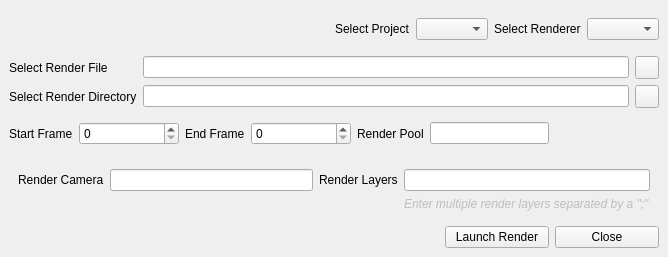
<?xml version="1.0" encoding="UTF-8"?>
<ui version="4.0">
 <class>deadline_launch_win</class>
 <widget class="QMainWindow" name="deadline_launch_win">
  <property name="geometry">
   <rect>
    <x>0</x>
    <y>0</y>
    <width>668</width>
    <height>257</height>
   </rect>
  </property>
  <property name="windowTitle">
   <string>Deadline Launcher</string>
  </property>
  <widget class="QWidget" name="centralwidget">
   <layout class="QGridLayout" name="gridLayout_5">
    <item row="0" column="0">
     <spacer name="horizontalSpacer">
      <property name="orientation">
       <enum>Qt::Horizontal</enum>
      </property>
      <property name="sizeHint" stdset="0">
       <size>
        <width>317</width>
        <height>20</height>
       </size>
      </property>
     </spacer>
    </item>
    <item row="0" column="2" colspan="3">
     <widget class="QWidget" name="widget" native="true">
      <layout class="QGridLayout" name="gridLayout">
       <property name="margin">
        <number>0</number>
       </property>
       <item row="0" column="0">
        <widget class="QLabel" name="label">
         <property name="text">
          <string>Select Project</string>
         </property>
        </widget>
       </item>
       <item row="0" column="1">
        <widget class="QComboBox" name="project_selector_combo">
         <property name="editable">
          <bool>false</bool>
         </property>
        </widget>
       </item>
       <item row="0" column="2">
        <widget class="QLabel" name="label_2">
         <property name="text">
          <string>Select Renderer</string>
         </property>
        </widget>
       </item>
       <item row="0" column="3">
        <widget class="QComboBox" name="renderer_selector_combo">
         <property name="editable">
          <bool>false</bool>
         </property>
        </widget>
       </item>
      </layout>
     </widget>
    </item>
    <item row="1" column="0" colspan="5">
     <widget class="QWidget" name="widget_2" native="true">
      <layout class="QGridLayout" name="gridLayout_2">
       <property name="margin">
        <number>0</number>
       </property>
       <item row="0" column="0">
        <widget class="QLabel" name="label_3">
         <property name="sizePolicy">
          <sizepolicy hsizetype="Fixed" vsizetype="Preferred">
           <horstretch>0</horstretch>
           <verstretch>0</verstretch>
          </sizepolicy>
         </property>
         <property name="minimumSize">
          <size>
           <width>114</width>
           <height>0</height>
          </size>
         </property>
         <property name="text">
          <string>Select Render File</string>
         </property>
        </widget>
       </item>
       <item row="0" column="1">
        <widget class="QLineEdit" name="file_path_box"/>
       </item>
       <item row="0" column="2">
        <widget class="QToolButton" name="file_selector_btn">
         <property name="text">
          <string/>
         </property>
        </widget>
       </item>
       <item row="1" column="0">
        <widget class="QLabel" name="label_4">
         <property name="sizePolicy">
          <sizepolicy hsizetype="Fixed" vsizetype="Preferred">
           <horstretch>0</horstretch>
           <verstretch>0</verstretch>
          </sizepolicy>
         </property>
         <property name="minimumSize">
          <size>
           <width>114</width>
           <height>0</height>
          </size>
         </property>
         <property name="text">
          <string>Select Render Directory</string>
         </property>
        </widget>
       </item>
       <item row="1" column="1">
        <widget class="QLineEdit" name="output_path_box"/>
       </item>
       <item row="1" column="2">
        <widget class="QToolButton" name="dir_selector_btn">
         <property name="text">
          <string/>
         </property>
        </widget>
       </item>
      </layout>
     </widget>
    </item>
    <item row="3" column="0" colspan="5">
     <widget class="QWidget" name="widget_4" native="true">
      <layout class="QGridLayout" name="gridLayout_4">
       <item row="0" column="0">
        <widget class="QLabel" name="label_7">
         <property name="text">
          <string>Render Camera</string>
         </property>
        </widget>
       </item>
       <item row="0" column="1">
        <widget class="QLineEdit" name="render_cam_box"/>
       </item>
       <item row="0" column="2">
        <widget class="QLabel" name="label_8">
         <property name="text">
          <string>Render Layers</string>
         </property>
        </widget>
       </item>
       <item row="0" column="3">
        <widget class="QLineEdit" name="render_layer_box">
         <property name="text">
          <string/>
         </property>
        </widget>
       </item>
       <item row="1" column="3">
        <widget class="QLabel" name="label_9">
         <property name="enabled">
          <bool>false</bool>
         </property>
         <property name="font">
          <font>
           <weight>50</weight>
           <italic>true</italic>
           <bold>false</bold>
           <underline>false</underline>
           <strikeout>false</strikeout>
          </font>
         </property>
         <property name="text">
          <string>Enter multiple render layers separated by a &quot;;&quot;</string>
         </property>
         <property name="textInteractionFlags">
          <set>Qt::NoTextInteraction</set>
         </property>
        </widget>
       </item>
      </layout>
     </widget>
    </item>
    <item row="4" column="3">
     <widget class="QPushButton" name="launch_btn">
      <property name="text">
       <string>Launch Render</string>
      </property>
     </widget>
    </item>
    <item row="4" column="4">
     <widget class="QPushButton" name="close_btn">
      <property name="text">
       <string>Close</string>
      </property>
     </widget>
    </item>
    <item row="4" column="0" colspan="3">
     <spacer name="horizontalSpacer_3">
      <property name="orientation">
       <enum>Qt::Horizontal</enum>
      </property>
      <property name="sizeHint" stdset="0">
       <size>
        <width>431</width>
        <height>20</height>
       </size>
      </property>
     </spacer>
    </item>
    <item row="2" column="0" colspan="4">
     <widget class="QWidget" name="widget_3" native="true">
      <layout class="QGridLayout" name="gridLayout_3">
       <property name="margin">
        <number>0</number>
       </property>
       <item row="0" column="4">
        <widget class="QLabel" name="label_10">
         <property name="text">
          <string>Render Pool</string>
         </property>
        </widget>
       </item>
       <item row="0" column="2">
        <widget class="QLabel" name="label_6">
         <property name="text">
          <string>End Frame</string>
         </property>
        </widget>
       </item>
       <item row="0" column="3">
        <widget class="QSpinBox" name="end_frame_spnr">
         <property name="minimumSize">
          <size>
           <width>100</width>
           <height>0</height>
          </size>
         </property>
        </widget>
       </item>
       <item row="0" column="0">
        <widget class="QLabel" name="label_5">
         <property name="text">
          <string>Start Frame</string>
         </property>
        </widget>
       </item>
       <item row="0" column="1">
        <widget class="QSpinBox" name="start_frame_spnr">
         <property name="minimumSize">
          <size>
           <width>100</width>
           <height>0</height>
          </size>
         </property>
        </widget>
       </item>
       <item row="0" column="5">
        <widget class="QLineEdit" name="render_pool_box"/>
       </item>
      </layout>
     </widget>
    </item>
   </layout>
  </widget>
 </widget>
 <resources/>
 <connections/>
</ui>
